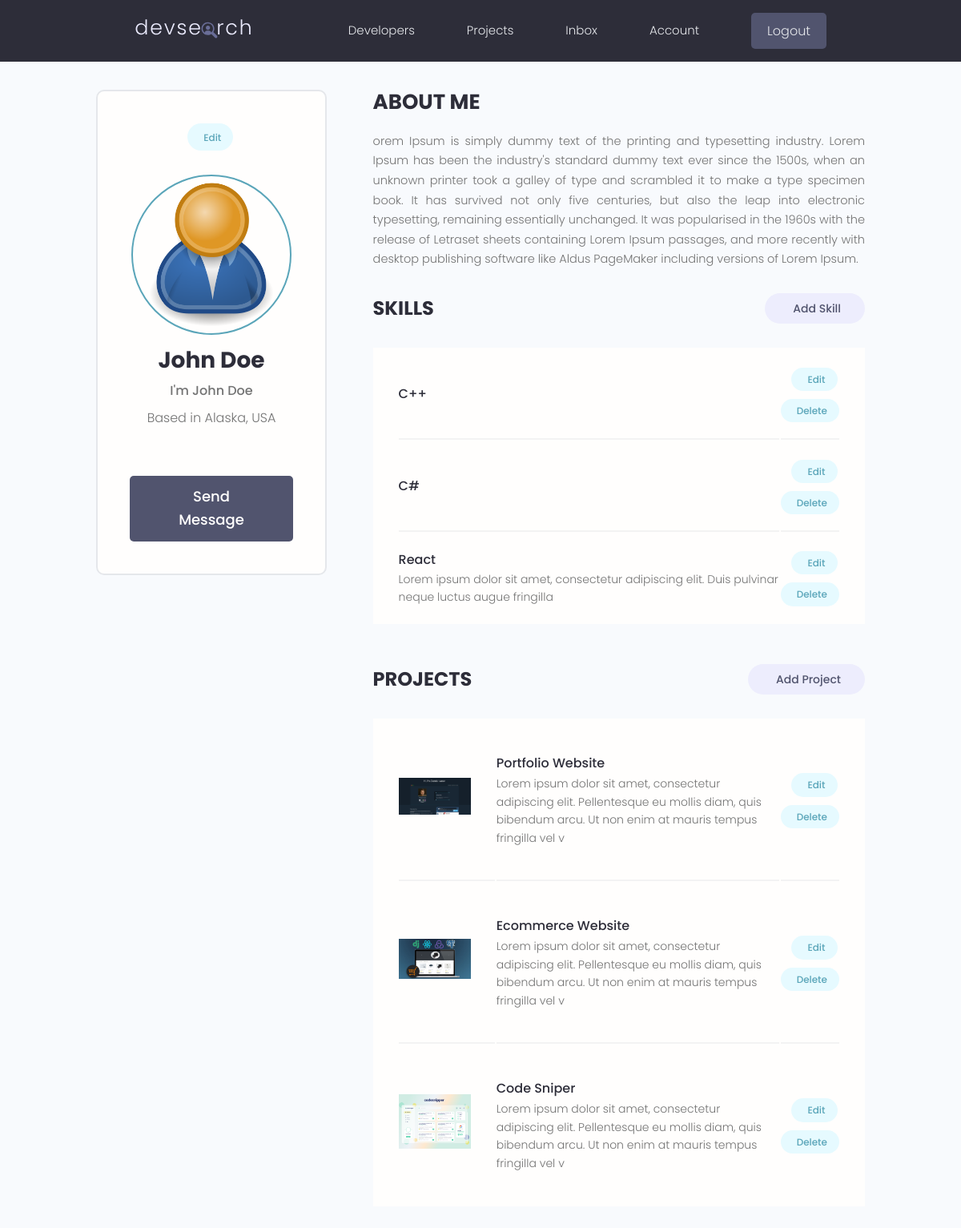
/account/ (signed in), run on an earlier commit of the app's database.
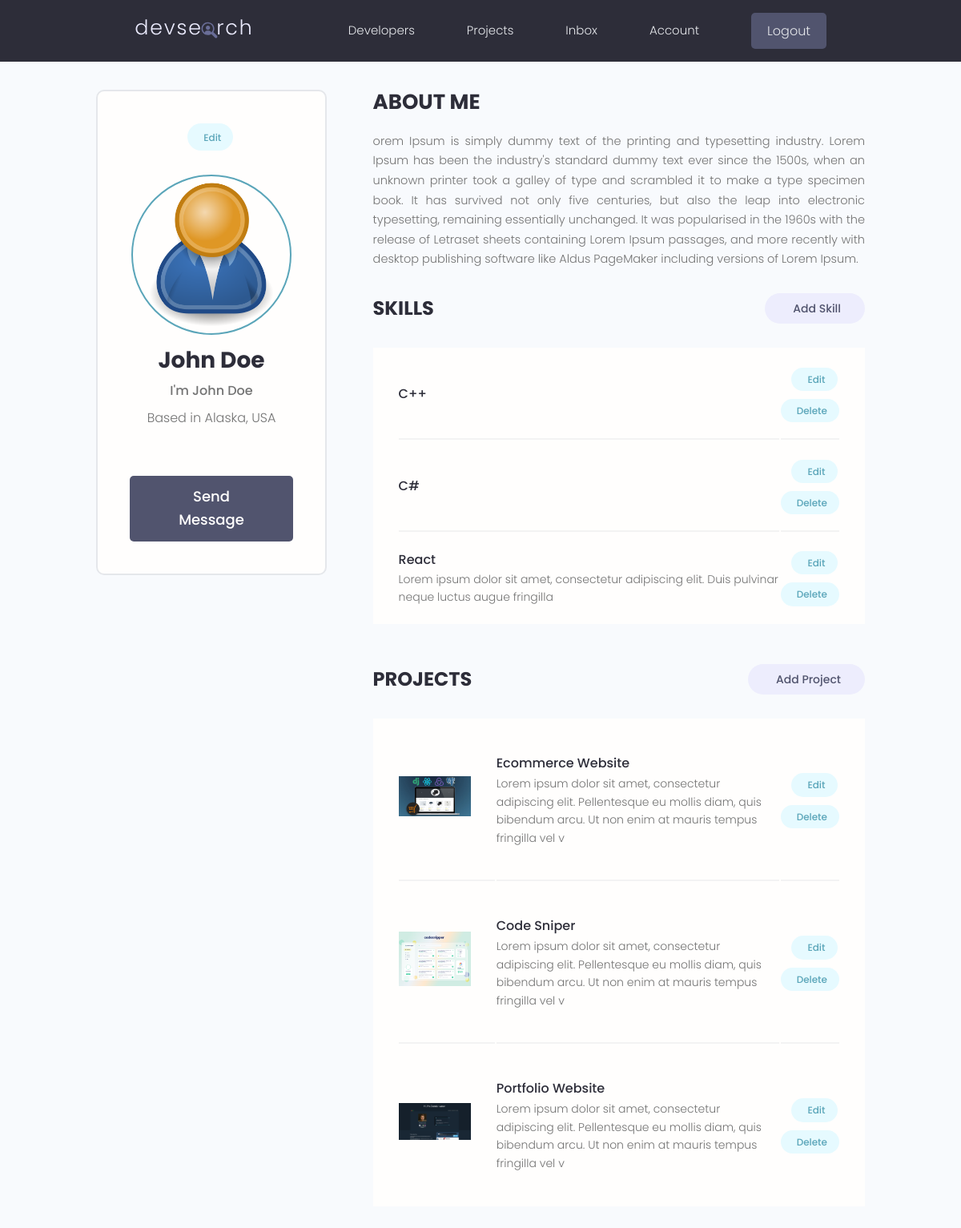
And on a later commit of the database.
### users/models.py (models this page shows)
class Skill(models.Model):
    owner =  models.ForeignKey(Profile, on_delete=models.CASCADE, null=True)
    name = models.CharField(max_length= 200,null=True, blank=True)
    description = models.TextField(null=True, blank=True)
    created = models.DateTimeField(auto_now_add=True)
    id = models.UUIDField(default=uuid.uuid4, unique=True, primary_key=True, editable=False)
    def __str__(self):
        return str(self.name)

### projects/models.py (models this page shows, shortened)
class Project(models.Model):
    owner = models.ForeignKey(Profile, null=True, blank=True, on_delete=models.SET_NULL)
    title = models.CharField(max_length=200)
    description = models.TextField(null=True, blank=True)
    featured_image = models.ImageField(null=True, blank=True, default = "default.jpg")
    demo_link = models.CharField(max_length=2000, null=True, blank=True)
    source_link = models.CharField(max_length=2000, null=True, blank=True)
    tags = models.ManyToManyField('Tag', blank=True)
    vote_total = models.IntegerField(default=0, null=True, blank=True)
    vote_ratio = models.IntegerField(default=0, null=True, blank=True)
    created = models.DateTimeField(auto_now_add=True)
    id = models.UUIDField(default=uuid.uuid4, unique=True, primary_key=True, editable=False)
    class Meta:
        ordering = ['-vote_ratio','-vote_total', 'title']

### users/views.py (the view)
# urls.py: path('account/',views.userAccount, name='account'),
@login_required(login_url='login')
def userAccount(request):
    profile = request.user.profile
    skills = profile.skill_set.all()
    projects = profile.project_set.all()
    context = {'profile':profile,'skills':skills,'projects':projects}
    return render(request, 'users/account.html', context)

### users/templates/users/account.html (shortened to what this page needs)
{% extends "main.html" %}
{%load static%}
{%block content%}
  <main class="settingsPage profile my-md">
    <div class="container">
      <div class="layout">
        <div class="column column--1of3">
          <div class="card text-center">
            <div class="card__body dev">
              <a class="tag tag--pill tag--main settings__btn" href="{%url 'edit-account'%}"> Edit</a>
              <img class="avatar avatar--xl dev__avatar" src="{{profile.profile_image.url}}" />
              <h2 class="dev__name">{{profile.name}}</h2>
              <p class="dev__title">{{profile.short_intro}}</p>
              <p class="dev__location">Based in {{profile.location}}</p>
              <a href="#" class="btn btn--sub btn--lg">Send Message </a>
            </div>
          </div>
        </div>
        <div class="column column--2of3">
          <div class="devInfo">
            <h3 class="devInfo__title">About Me</h3>
            <p class="devInfo__about">{{profile.bio}}</p>
          </div>
          <div class="settings">
            <h3 class="settings__title">Skills</h3>
            <a class="tag tag--pill tag--sub settings__btn tag--lg" href="{%url 'create-skill'%}"> Add Skill</a>
          </div>
          <table class="settings__table">
            {%for skill in skills%}
            <tr>
              <td class="settings__tableInfo">
                <h4>{{skill}}</h4>
                <p>{{skill.description|slice:"100"}}</p>
              </td>
              <td class="settings__tableActions">
                <a class="tag tag--pill tag--main settings__btn" href="{%url 'update-skill' skill.id%}"> Edit</a>
                <a class="tag tag--pill tag--main settings__btn" href="{%url 'delete-skill' skill.id%}?next=/account">
                  Delete</a>
              </td>
            </tr>
            {%endfor%}
          </table>
          <div class="settings">
            <h3 class="settings__title">Projects</h3>
            <a class="tag tag--pill tag--sub settings__btn tag--lg" href="{%url 'createProject'%}"> Add Project</a>
          </div>
          <table class="settings__table">
            {%for project in projects%}
            <tr>
              <td class="settings__thumbnail">
                <a href="{%url 'project' project.id%}"><img src="{{project.featured_image.url}}" alt="Project Thumbnail" /></a>
              </td>
              <td class="settings__tableInfo">
                <a href="{%url 'project' project.id%}">{{project.title}}</a>
                <p>{{project.description|slice:"150"}}</p>
              </td>
              <td class="settings__tableActions">
                <a class="tag tag--pill tag--main settings__btn" href="{%url 'update-project' project.id%}"> Edit</a>
                <a class="tag tag--pill tag--main settings__btn" href="{%url 'delete-project' project.id%}?next=/account"> Delete</a>
              </td>
            </tr>
            {%endfor%}
          </table>
        </div>
      </div>
    </div>
  </main>
{%endblock%}

What changed in the data, as far as the page shows it:
changed Project "Portfolio Website": moves down the list
